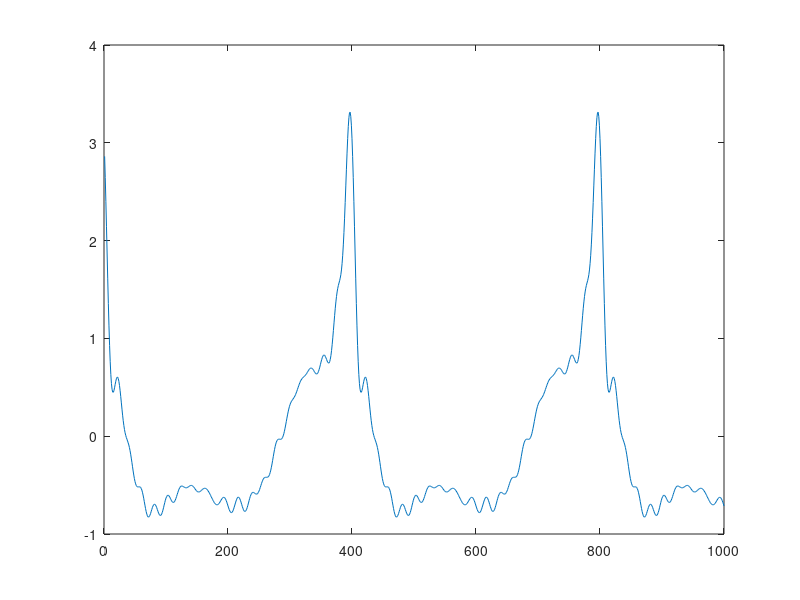

MATLAB code to generate this figure: (Note: this script raises an error after producing the figure.)
clear all
close all

f0=100;

Nh=20;

Fs=40000;
N=1000;
t=1/Fs:1/Fs:N/Fs;
x=zeros(size(t));

RSB=20;

for k=1:Nh
A=1/k;
phi=rand(1);
    x=x+A*cos(2*pi*k*f0.*t+phi); 
end

plot(x)

[fn,amp,f0]=enveloppe(x',Fs,100,30);

%%
RMS1=std(x)
RMS2=sqrt(sum(amp.^2/2))


bruit=RMS1*10^(-RSB/20)*randn(size(t));

xbruit=x+bruit;
xbruit(1000:2000)=zeros();

T=0.1;
Ts=1.2*T;
SRMS=sqrt(T/Ts)*RMS2


[fn,amp,f0]=enveloppe(xbruit',Fs,100,30);

%%
varbruitest=var(xbruit)-RMS2^2;

fn(1)
RSBest=10*log10(RMS2^2/varbruitest)


